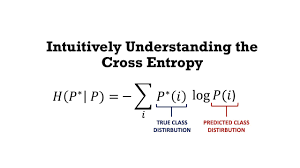
#> input picture HW6/images.png, 300 x 168 px, given in place of taj.jpg, which was not available
$ jupyter execute Q6.ipynb   (text cells are left out)
#> lines starting #> are read from the running program, lines starting #| are printed output that depends on the picture; pictures that were not available may be replaced by others from this repository, and a replacement may not be noted
[cell 1]
import numpy as np
import cv2
import math
import matplotlib.pyplot as plt
# from google.colab.patches import cv2_imshow

[cell 2]
def Reflect101(img,filter_size):
  '''
    Do not use loop (like while and for)
    Do not use libraries
    calculate averaging filter
    input(s):
      img (ndarray): input image
      filter_size (ndarray): filter size
    output(s):
      image (ndarray): computed Reflect101
  '''
#> called with filter_size = 7
  diff_x = filter_size//2
  diff_y = filter_size//2
  image = np.pad(img, (diff_x, diff_y), mode="reflect")
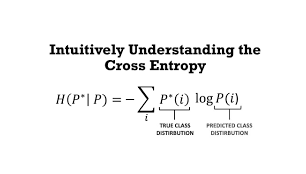
#> image: shape (174, 306); min 0, max 255, mean 245.2
  return image

[cell 3]
def Averaging_Blurring(img, filter_size):
  '''
    Do not use libraries
    input(s):
      img (ndarray): input image
      filter_size (ndarray): filter size
    output(s):
      result (ndarray): computed averaging blurring
  '''
  image = Reflect101(img, filter_size)
  result = np.zeros((img.shape))
  kx, ky = filter_size//2, filter_size//2
  output = np.zeros_like(image, dtype=np.int32)
  for i in range(kx, output.shape[0]-kx):
    for j in range(ky, output.shape[1]-ky):
      output[i, j] = np.average(image[i-kx:i+kx, j-kx:j+kx])
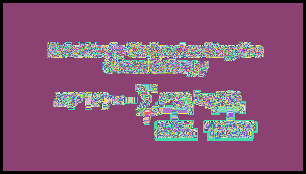
#> output: shape (174, 306) int32; 192 distinct labels, from 0 to 255; one colour per label, 0 black
  result = output[kx:output.shape[0]-kx, ky:output.shape[1]-ky]
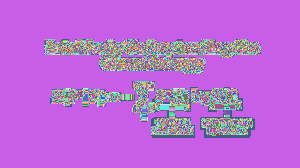
#> result: shape (168, 300) int32; 191 distinct labels, from 56 to 255; one colour per label, 0 black
  return result

[cell 4]
def Median_Blurring(img, filter_size):
  '''
    Do not use libraries
    input(s):
      img (ndarray): input image
      filter_size (ndarray): filter size
    output(s):
      result (ndarray): computed median blurring
  '''
#> called with filter_size = 7
  image = Reflect101(img, filter_size)
  result = np.zeros((img.shape))
  kernel = np.array(
    [
      [1/9] * filter_size
    ] * filter_size
  , dtype=np.float64)
  kx, ky = filter_size//2, filter_size//2
  output = np.zeros_like(image, dtype=np.int32)
  for i in range(kx, output.shape[0]-kx):
    for j in range(ky, output.shape[1]-ky):
      output[i, j] = np.median(image[i-kx:i+kx, j-kx:j+kx])
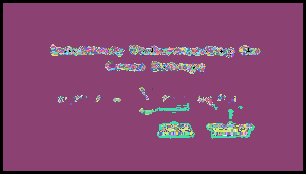
#> output: shape (174, 306) int32; 193 distinct labels, from 0 to 255; one colour per label, 0 black
  result = output[kx:output.shape[0]-kx, ky:output.shape[1]-ky]
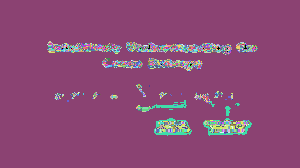
#> result: shape (168, 300) int32; 193 distinct labels, from 0 to 255; one colour per label, 0 black
  return result

[cell 5]
def Gaussian_Blurring(img, filter_size, std):
    '''
    Do not use libraries
    input(s):
      img (ndarray): input image
      filter_size (tuple): filter size
      std (float): std of gaussian kernel
    output(s):
      result (ndarray): computed gaussian blurring
    '''
#> called with filter_size = 7, std = 40
    kernel = np.zeros((filter_size,filter_size))
    sigma = std
    for i in range(filter_size):
        for j in range(filter_size):
            kernel[i,j] = np.exp(-((i - filter_size // 2)**2 + (j - filter_size // 2)**2) / (2 * sigma**2))
    # Normalize the kernel
    kernel = kernel / np.sum(kernel)
    output = img.copy()
    result = cv2.filter2D(src = output, ddepth = -1, kernel = kernel)
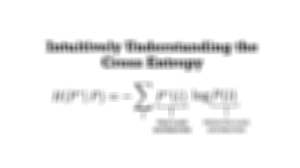
#> result: shape (168, 300); min 71, max 255, mean 244.6
    return result

[cell 6]
# Do not change this cell
image = cv2.imread('images/taj.jpg',cv2.IMREAD_GRAYSCALE)

[cell 7]
# Do not change this cell
plt.figure(figsize=(12,12))
plt.subplot(2,2,1)
plt.imshow(image,cmap='gray')
plt.title("main image")
plt.axis("off")

AB = Averaging_Blurring(image,7)
plt.subplot(2,2,2)
plt.imshow(AB,cmap='gray')
plt.title("Averaging Blurring")
plt.axis("off")

MB = Median_Blurring(image,7)
plt.subplot(2,2,3)
plt.imshow(MB,cmap='gray')
plt.title("Median Blurring")
plt.axis("off")

GB = Gaussian_Blurring(image,7,40)
plt.subplot(2,2,4)
plt.imshow(GB,cmap='gray')
plt.title("Gaussian Blurring")
plt.axis("off")

[cell 8]
def calculate_bilateral_kernel(image, i, j, filter_size, std, rstd):
    image = np.float64(image)
    k = filter_size // 2
    a = image[i-k:i+k+1, j-k:j+k+1] - image[i,j]
    w_r = np.square(image[i-k:i+k+1, j-k:j+k+1] - image[i,j]) / (2*rstd**2)
    w_r *= -1
    ik = np.arange(i-k, i+k+1)
    np.square(ik - i)
    jl = np.arange(j-k, j+k+1)
    m = (ik[:, np.newaxis] + jl[np.newaxis, :]).reshape((len(ik), len(ik)))
    m = m / (2*std**2)
    m *= -1
    return np.exp(m + w_r)

[cell 9]
np.arange(5,10)

[cell 10]
def Bilateral_Filtering(img, filter_size, std, rstd):
    '''
    Do not use libraries
    input(s):
      img (ndarray): input image
      filter_size (tuple): filter size
      std (float): value of std in the coordinate space
      rstd (float): value of std in the color space
    output(s):
      result (ndarray): computed Bilateral blurring
    '''
#> called with filter_size = 15, std = 40, rstd = 40
    padded_img = Reflect101(img, filter_size)
#> call 3 of Reflect101, with filter_size = 15
#> in Reflect101 (call 3), `image = np.pad(img, (diff_x, diff_y), mode="reflect")`:
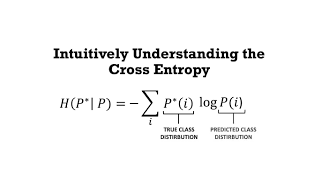
#> image: shape (182, 314); min 0, max 255, mean 245.9
    result = padded_img.copy()
    k = filter_size // 2
    for i in range(k, padded_img.shape[0]-k-1):
      for j in range(k, padded_img.shape[1]-k-1):
        kernel = calculate_bilateral_kernel(padded_img, i, j, filter_size, std, rstd)
        result[i,j] = np.sum(padded_img[i-k:i+k+1, j-k:j+k+1] * kernel) / np.sum(kernel)
#> result: shape (182, 314)
    result = result[k:padded_img.shape[0]-k, k:padded_img.shape[1]-k]
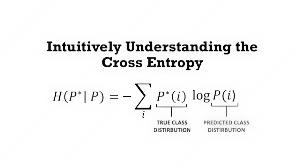
#> result: shape (168, 300); min 0, max 255, mean 245
    return result

[cell 11]
a = np.arange(10)
b = np.arange(10,20)
a - b

[cell 12]
# Do not change this cell
bilateral = Bilateral_Filtering(image, 15, 40, 40)
# plt.imshow(bilateral, cmap="gray")
plt.figure(figsize=(15,15))
plt.subplot(2,2,1)
plt.imshow(bilateral,cmap='gray')

[cell 13]
AveragingBlurring = cv2.blur(image, (15,15))
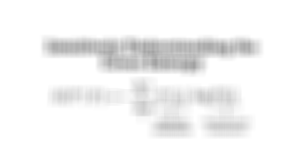
#> AveragingBlurring: shape (168, 300); min 162, max 255, mean 244.6
MedianBlurring = cv2.medianBlur(image, 15)
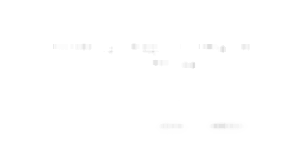
#> MedianBlurring: shape (168, 300); min 220, max 255, mean 254.7
GaussianBlurring = cv2.GaussianBlur(image, (15,15), 40)
Bilateral = cv2.bilateralFilter(image, 15, 40, 40)

[cell 14]
# Do not change this cell
Array = [AveragingBlurring, MedianBlurring, GaussianBlurring, Bilateral]
titles = ['Averaging Blurring', 'Median Blurring', 'Gaussian Blurring', 'Bilateral']
plt.figure(figsize=(12,12))
for i in range(4):
  plt.subplot(2,2,i+1)
  plt.imshow(Array[i],cmap='gray')
  plt.title(titles[i])
  plt.axis("off")
